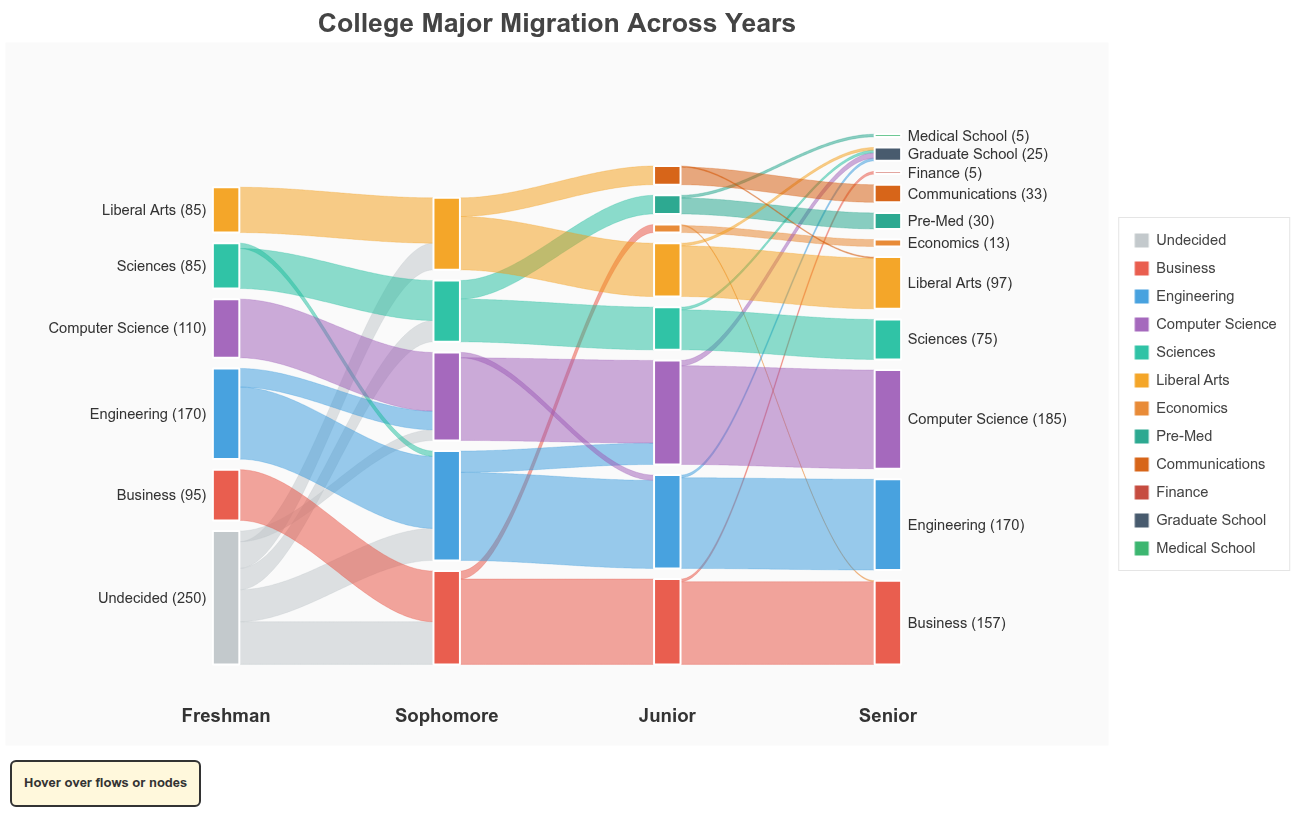

Write Python code to recreate this figure.
from bokeh_rocks import *

flows_college = [
    # Freshman -> Sophomore (Freshman totals: Undecided=250, Engineering=170, Business=95, Sciences=85, Liberal Arts=85, CS=110)
    [
        ("Undecided", "Business", 80),
        ("Undecided", "Engineering", 60),
        ("Undecided", "Sciences", 40),
        ("Undecided", "Liberal Arts", 50),
        ("Undecided", "Computer Science", 20),
        ("Engineering", "Engineering", 135),
        ("Engineering", "Computer Science", 35),
        ("Business", "Business", 95),
        ("Sciences", "Sciences", 75),
        ("Sciences", "Engineering", 10),
        ("Liberal Arts", "Liberal Arts", 85),
        ("Computer Science", "Computer Science", 110),
    ],
    # Sophomore -> Junior (Sophomore totals: Business=175, Engineering=205, CS=165, Sciences=115, Liberal Arts=135)
    [
        ("Business", "Business", 160),
        ("Business", "Economics", 15),
        ("Engineering", "Engineering", 165),
        ("Engineering", "Computer Science", 40),
        ("Computer Science", "Computer Science", 155),
        ("Computer Science", "Engineering", 10),
        ("Sciences", "Sciences", 80),
        ("Sciences", "Pre-Med", 35),
        ("Liberal Arts", "Liberal Arts", 100),
        ("Liberal Arts", "Communications", 35),
    ],
    # Junior -> Senior (Junior totals: Business=160, Economics=15, Engineering=175, CS=195, Sciences=80, Pre-Med=35, Liberal Arts=100, Communications=35)
    [
        ("Business", "Business", 155),
        ("Business", "Finance", 5),
        ("Economics", "Economics", 13),
        ("Economics", "Business", 2),
        ("Engineering", "Engineering", 170),
        ("Engineering", "Graduate School", 5),
        ("Computer Science", "Computer Science", 185),
        ("Computer Science", "Graduate School", 10),
        ("Sciences", "Sciences", 75),
        ("Sciences", "Graduate School", 5),
        ("Pre-Med", "Pre-Med", 30),
        ("Pre-Med", "Medical School", 5),
        ("Liberal Arts", "Liberal Arts", 95),
        ("Liberal Arts", "Graduate School", 5),
        ("Communications", "Communications", 33),
        ("Communications", "Liberal Arts", 2),
    ],
]

time_points_college = ["Freshman", "Sophomore", "Junior", "Senior"]
categories_college = [
    "Undecided", "Business", "Engineering", "Computer Science", "Sciences", 
    "Liberal Arts", "Economics", "Pre-Med", "Communications", "Finance",
    "Graduate School", "Medical School"
]
colors_college = {
    "Undecided": "#BDC3C7",
    "Business": "#E74C3C",
    "Engineering": "#3498DB",
    "Computer Science": "#9B59B6",
    "Sciences": "#1ABC9C",
    "Liberal Arts": "#F39C12",
    "Economics": "#E67E22",
    "Pre-Med": "#16A085",
    "Communications": "#D35400",
    "Finance": "#C0392B",
    "Graduate School": "#34495E",
    "Medical School": "#27AE60"
}

diagram5 = create_alluvial(
    flows_college,
    time_points_college,
    categories_college,
    colors_college,
    title="College Major Migration Across Years",
    width=1300,
    height=750,
    gap=2
)
show(diagram5)
save_plot(diagram5, 'output/sankey_03')
